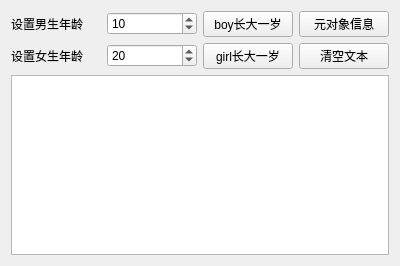
<?xml version="1.0" encoding="UTF-8"?>
<ui version="4.0">
 <class>Widget</class>
 <widget class="QWidget" name="Widget">
  <property name="geometry">
   <rect>
    <x>0</x>
    <y>0</y>
    <width>400</width>
    <height>266</height>
   </rect>
  </property>
  <property name="windowTitle">
   <string>元系统demo</string>
  </property>
  <layout class="QVBoxLayout" name="verticalLayout">
   <item>
    <layout class="QGridLayout" name="gridLayout">
     <item row="0" column="0">
      <widget class="QLabel" name="label">
       <property name="text">
        <string>设置男生年龄</string>
       </property>
      </widget>
     </item>
     <item row="0" column="1">
      <widget class="QSpinBox" name="spinBoy">
       <property name="value">
        <number>10</number>
       </property>
      </widget>
     </item>
     <item row="0" column="2">
      <widget class="QPushButton" name="btnBoyInc">
       <property name="text">
        <string>boy长大一岁</string>
       </property>
      </widget>
     </item>
     <item row="0" column="3">
      <widget class="QPushButton" name="btnClassInfo">
       <property name="text">
        <string>元对象信息</string>
       </property>
      </widget>
     </item>
     <item row="1" column="0">
      <widget class="QLabel" name="label_2">
       <property name="text">
        <string>设置女生年龄</string>
       </property>
      </widget>
     </item>
     <item row="1" column="1">
      <widget class="QSpinBox" name="spinGirl">
       <property name="value">
        <number>20</number>
       </property>
      </widget>
     </item>
     <item row="1" column="2">
      <widget class="QPushButton" name="btnGirlInc">
       <property name="text">
        <string>girl长大一岁</string>
       </property>
      </widget>
     </item>
     <item row="1" column="3">
      <widget class="QPushButton" name="btnClear">
       <property name="text">
        <string>清空文本</string>
       </property>
      </widget>
     </item>
    </layout>
   </item>
   <item>
    <widget class="QPlainTextEdit" name="plainTextEdit"/>
   </item>
  </layout>
 </widget>
 <resources/>
 <connections/>
</ui>
